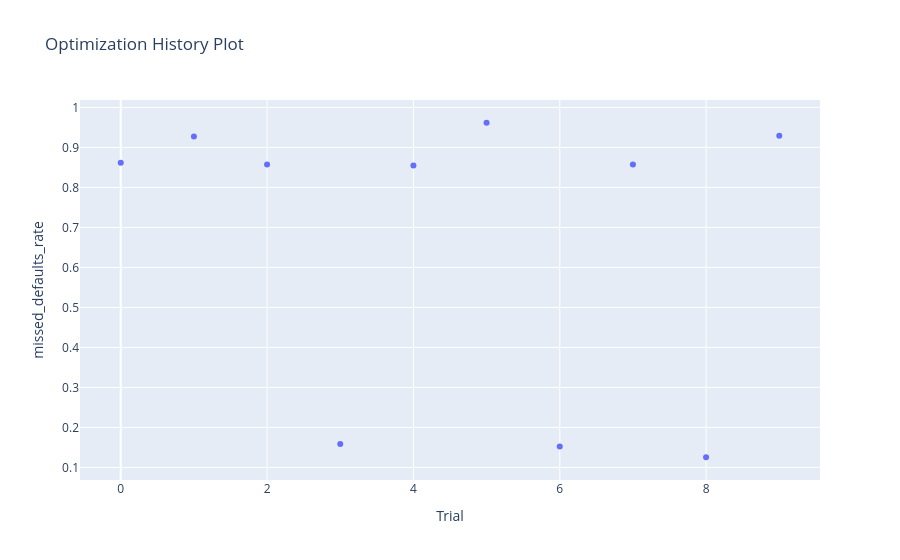
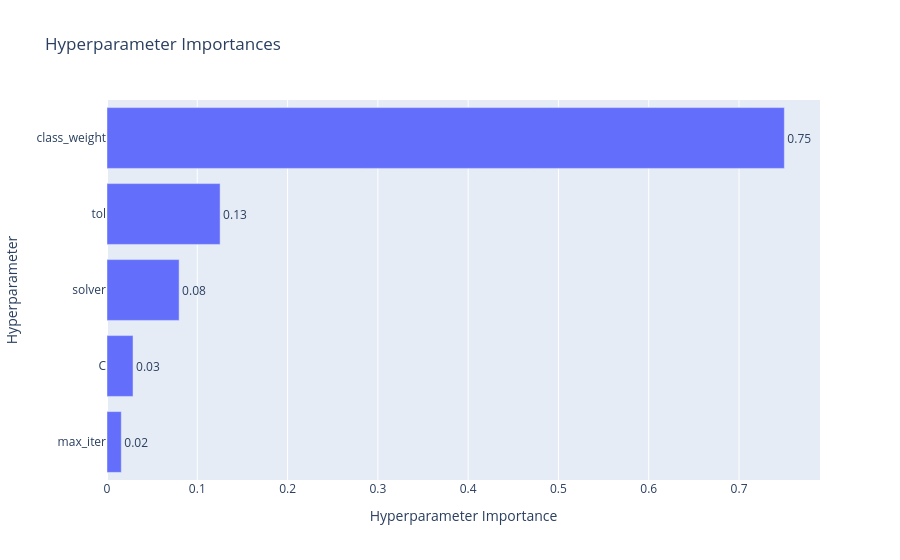
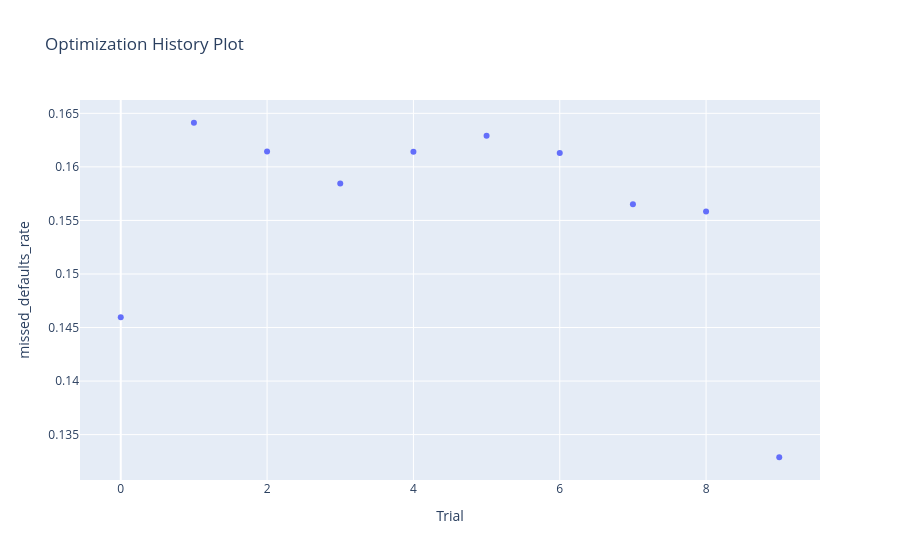
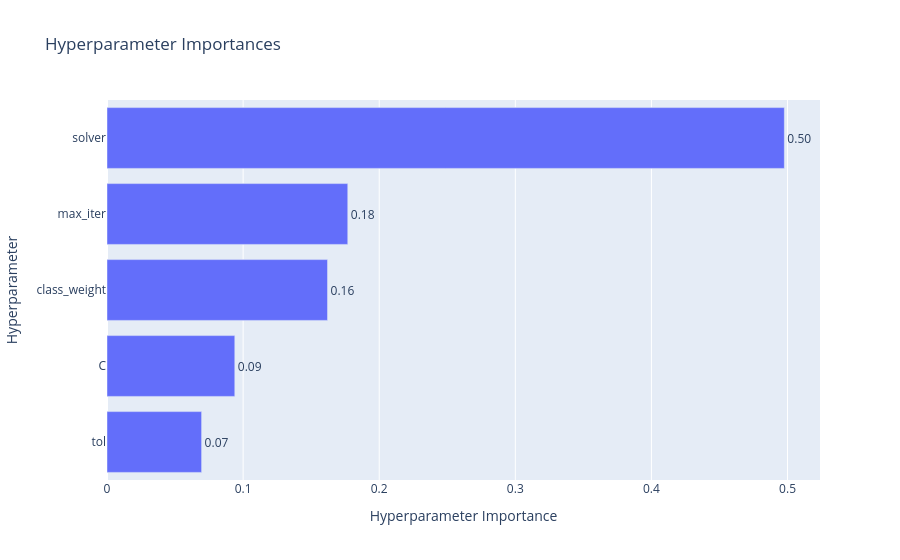

Notebook cell for these charts, in order:
### Code cell
def get_linear_params(trial):
    params = {
        "class_weight": trial.suggest_categorical("class_weight", [None, "balanced"]),
        "fit_intercept": True,
        "tol": trial.suggest_float("tol", 1e-4, 1e-2, log=True),
        "max_iter": trial.suggest_int("max_iter", 2000, 20000),
        "solver": trial.suggest_categorical("solver", ["lbfgs", "newton-cg", "newton-cholesky", "saga"]),
        "C": trial.suggest_float("C", 1e-4, 1e2, log=True),
        "random_state": RANDOM_STATE,
    }

    solver = params["solver"]
    if solver in ["lbfgs", "newton-cg", "newton-cholesky"]:
        params["l1_ratio"] = 0
    elif solver == "saga":
        params["l1_ratio"] = trial.suggest_float("l1_ratio", 0.0, 1.0)
    
    return params

def build_pipeline_fn(trial):
    model = LogisticRegression(**get_linear_params(trial))
    return get_base_pipeline(linear_preprocessor, model)

def build_best_pipeline_fn(best_params):
    model = LogisticRegression(**best_params, random_state=RANDOM_STATE)
    return get_base_pipeline(linear_preprocessor, model)

lr_best_params = run_optuna(build_pipeline_fn, build_best_pipeline_fn, "Logistic Regression")

def build_pipeline_fn(trial):
    model = LogisticRegression(**get_linear_params(trial))
    return get_ros_pipeline(linear_preprocessor, model)

def build_best_pipeline_fn(best_params):
    model = LogisticRegression(**best_params, random_state=RANDOM_STATE)
    return get_ros_pipeline(linear_preprocessor, model)

lr_os_best_params = run_optuna(build_pipeline_fn, build_best_pipeline_fn, "Logistic Regression with Over Sampler")

def build_pipeline_fn(trial):
    model = LogisticRegression(**get_linear_params(trial))
    return get_smote_pipeline(linear_preprocessor, model)

def build_best_pipeline_fn(best_params):
    model = LogisticRegression(**best_params, random_state=RANDOM_STATE)
    return get_smote_pipeline(linear_preprocessor, model)

lr_smote_best_params = run_optuna(build_pipeline_fn, build_best_pipeline_fn, "Logistic Regression with SMOTE")

# def build_pipeline_fn(trial):
#     model = LogisticRegression(**get_linear_params(trial))
#     return get_rus_pipeline(linear_preprocessor, model)

# def build_best_pipeline_fn(best_params):
#     model = LogisticRegression(**best_params, random_state=RANDOM_STATE)
#     return get_rus_pipeline(linear_preprocessor, model)

# lr_us_best_params = run_optuna(build_pipeline_fn, build_best_pipeline_fn, "Logistic Regression with Under Sampler")

# def build_pipeline_fn(trial):
#     model = LogisticRegression(**get_linear_params(trial))
#     return get_cc_pipeline(linear_preprocessor, model)

# def build_best_pipeline_fn(best_params):
#     model = LogisticRegression(**best_params, random_state=RANDOM_STATE)
#     return get_cc_pipeline(linear_preprocessor, model)

# lr_cc_best_params = run_optuna(build_pipeline_fn, build_best_pipeline_fn, "Logistic Regression with Cluster Centroids")

### Figure 1 — Plotly figure (JSON) as saved in the notebook; plotly's stock layout.template omitted (floating-point values rounded to 4 significant figures)
{"data": [{"mode": "markers", "name": "missed_defaults_rate", "type": "scatter", "x": [0, 1, 2, 3, 4, 5, 6, 7, 8, 9], "y": [0.8618, 0.9271, 0.8571, 0.1585, 0.8549, 0.9617, 0.1524, 0.8576, 0.1255, 0.9294]}, {"marker": {"color": "#cccccc"}, "mode": "markers", "name": "Infeasible Trial", "showlegend": false, "type": "scatter", "x": [], "y": []}], "layout": {"title": {"text": "Optimization History Plot"}, "xaxis": {"title": {"text": "Trial"}}, "yaxis": {"title": {"text": "missed_defaults_rate"}}}}

### Figure 2 — Plotly figure (JSON) as saved in the notebook; plotly's stock layout.template omitted (floating-point values rounded to 4 significant figures)
{"data": [{"cliponaxis": false, "hovertemplate": ["max_iter (IntDistribution): 0.01582180217901334<extra></extra>", "C (FloatDistribution): 0.02884012602454817<extra></extra>", "solver (CategoricalDistribution): 0.07987546473535524<extra></extra>", "tol (FloatDistribution): 0.12527354579026193<extra></extra>", "class_weight (CategoricalDistribution): 0.7501890612708212<extra></extra>"], "name": "missed_defaults_rate", "orientation": "h", "text": ["0.02", "0.03", "0.08", "0.13", "0.75"], "textposition": "outside", "type": "bar", "x": [0.01582, 0.02884, 0.07988, 0.1253, 0.7502], "y": ["max_iter", "C", "solver", "tol", "class_weight"]}], "layout": {"title": {"text": "Hyperparameter Importances"}, "xaxis": {"title": {"text": "Hyperparameter Importance"}}, "yaxis": {"title": {"text": "Hyperparameter"}}}}

### Figure 3 — Plotly figure (JSON) as saved in the notebook; plotly's stock layout.template omitted (floating-point values rounded to 4 significant figures)
{"data": [{"mode": "markers", "name": "missed_defaults_rate", "type": "scatter", "x": [0, 1, 2, 3, 4, 5, 6, 7, 8, 9], "y": [0.146, 0.1641, 0.1614, 0.1584, 0.1614, 0.1629, 0.1613, 0.1565, 0.1558, 0.1329]}, {"marker": {"color": "#cccccc"}, "mode": "markers", "name": "Infeasible Trial", "showlegend": false, "type": "scatter", "x": [], "y": []}], "layout": {"title": {"text": "Optimization History Plot"}, "xaxis": {"title": {"text": "Trial"}}, "yaxis": {"title": {"text": "missed_defaults_rate"}}}}

### Figure 4 — Plotly figure (JSON) as saved in the notebook; plotly's stock layout.template omitted (floating-point values rounded to 4 significant figures)
{"data": [{"cliponaxis": false, "hovertemplate": ["tol (FloatDistribution): 0.06951550959251175<extra></extra>", "C (FloatDistribution): 0.09389222062391647<extra></extra>", "class_weight (CategoricalDistribution): 0.16203113042848014<extra></extra>", "max_iter (IntDistribution): 0.17689849699677432<extra></extra>", "solver (CategoricalDistribution): 0.4976626423583174<extra></extra>"], "name": "missed_defaults_rate", "orientation": "h", "text": ["0.07", "0.09", "0.16", "0.18", "0.50"], "textposition": "outside", "type": "bar", "x": [0.06952, 0.09389, 0.162, 0.1769, 0.4977], "y": ["tol", "C", "class_weight", "max_iter", "solver"]}], "layout": {"title": {"text": "Hyperparameter Importances"}, "xaxis": {"title": {"text": "Hyperparameter Importance"}}, "yaxis": {"title": {"text": "Hyperparameter"}}}}
